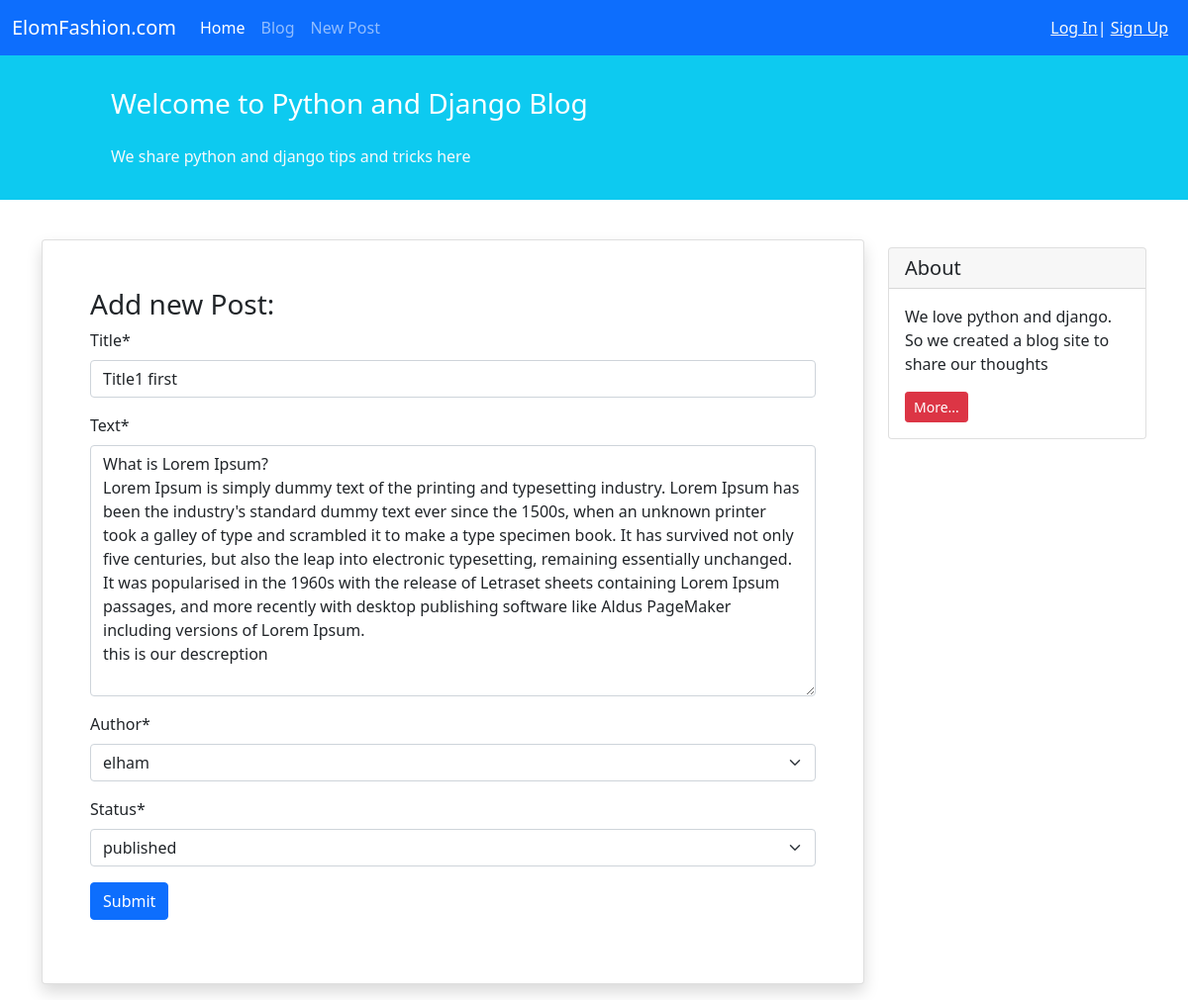
Screenshot of /blog/1/update/ with the database file from the repository.
### blogs/models.py (models this page shows, shortened)
class Post(models.Model):
    STATUS_CHOICES = (
        ('pub', 'published'),
        ('drf', 'draft')
    )
    title = models.CharField(max_length=100)
    text = models.TextField()
    author = models.ForeignKey('auth.User', on_delete=models.CASCADE)
    datetime_created = models.DateTimeField(auto_now_add=True)
    datatime_modified = models.DateTimeField(auto_now=True)
    status = models.CharField(choices=STATUS_CHOICES, max_length=3)

### blogs/views.py (the view)
# urls.py: path('<int:pk>/update/', views.PostUpdateView.as_view(), name ='post_update'),
class PostUpdateView(generic.UpdateView):
    form_class = PostForm
    model = Post
    template_name = 'blogs/post_create.html'

### blogs/forms.py
class PostForm(forms.ModelForm):
    class Meta:
        model = Post
        fields =['title' ,'text','author','status']

### blogs/templates/blogs/post_create.html (shortened to what this page needs)
{% extends '_base.html'%}
{% load crispy_forms_tags %}
{% block content %}
    <div class="container mt-4">
        <div class="row">
            <div class="col-9">
                <div class="card shadow my-3 p-5">
                    <h3>Add new Post:</h3>
                    <form method="POST">
                        {{ form|crispy }}
                        <button type="submit" class="btn btn-primary">Submit</button>
                    </form>
                </div>
            </div>
            <div class="col-3">
                <div class="card my-4">
                    <h5 class="card-header">About</h5>
                    <div class="card-body">
                        <p class="card-text">We love python and django. So we created a blog site to share our
                            thoughts</p>
                        <a href="#"
                           class="btn btn-sm btn-danger">
                            More...
                        </a>
                    </div>
                </div>
        </div>
        </div>
    </div>
{% endblock content %}

### rows the page displays
Post: title "Title1 first", text "What is Lorem Ipsum? Lorem Ipsum is simply dummy text of the printing and typesetting industry. Lorem Ipsum has been the industry's standard dummy text ever since the 1500s, when an unknown printer took a galley of type and scrambled it to make a type specimen book. It has survived not only five centuries, but also the leap into electronic typesetting, remaining essentially unchanged. It was popularised in the 1960s with the release of Letraset sheets containing Lorem Ipsum passages, and more recently with desktop publishing software like Aldus PageMaker including versions of Lorem Ipsum. this is our descreption", author "elham", status "published"
